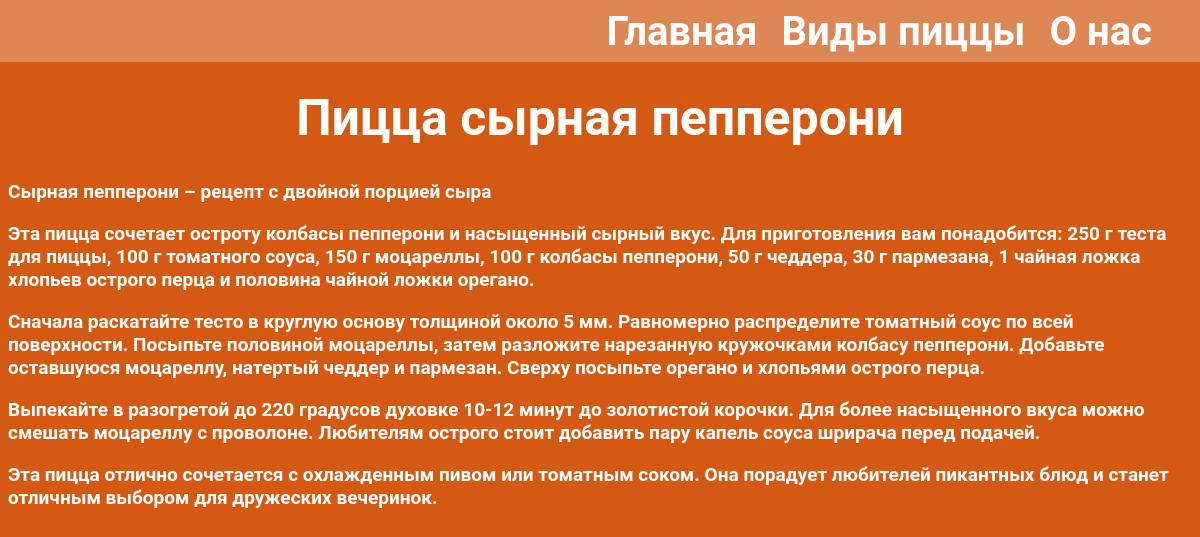
The app's page /post/4/ with its own data.
### pizzashop/models.py (models this page shows, shortened)
class Pizzashop(models.Model):
    title = models.CharField(max_length=255, verbose_name="Заголовок")
    slug = models.SlugField(max_length=255, db_index=True, unique=True)
    content = models.TextField(blank=True, verbose_name="Текст статьи")
    time_update = models.DateTimeField(auto_now=True, verbose_name="Время изменения")
    time_create = models.DateTimeField(auto_now_add=True, verbose_name="Время создания")
    is_published = models.BooleanField(default=True, verbose_name="Статус")
    cat = models.ForeignKey('Category', on_delete=models.PROTECT, related_name = 'posts', verbose_name="Категории")
    ostrota = models.OneToOneField('Ostrota', on_delete=models.SET_NULL, null=True, blank=True, related_name='ostriy', verbose_name='ostrota')
    class Meta:
        verbose_name = 'Очень вкусные пиццы'
        verbose_name_plural = 'Очень вкусные пиццы'
    class Meta:
        ordering = ['-time_create']
        indexes = [
            models.Index(fields=['-time_create']),
        ]

### pizzashop/views.py (the view)
# urls.py: path('post/<int:post_id>/', views.show_post, name='post'),
def show_post(request, post_id):
    post = get_object_or_404(Pizzashop, pk=post_id)
    time = Pizzashop.objects.all()
    data4 = {
        'title': post.title,
        'menu': menu,
        'post': post,
        'cat_selected': 1,
        'time': time,
    }
    return render(request, 'post.html', context=data4)

### pizzashop/templates/post.html (shortened to what this page needs)
{% load static %}
<!DOCTYPE html>
<html lang="en">
<head>
    <link type="text/css" href="{% static 'pizzashop/css/post.css' %}" rel="stylesheet">
</head>
<body>
<header>
<navigation>
    <a href="{% url 'home' %}" class="homepage">Главная</a>
    {% for m in menu %}
        <a href="{% url m.url_name %}" class="menu-item">{{m.title}}</a>
    {% endfor %}
    </navigation>
</header>
<main>
    <h1 class="name">{{post.title}}</h1>
    <p class="description">{{post.content|linebreaks}}</p>
</main>
</body>
</html>

### pizzashop/static/pizzashop/css/post.css (style rules this page uses)
body { background-image: url('/static/pizzashop/images/background1.png'); }
.homepage { color: #ffffff; text-decoration: none; font-family: "Roboto"; font-size: 40px; font-weight: 700; }
header { text-align: right; padding-right: 40px; }
.menu-item { margin-right: 20px; color: #ffffff; font-family: "Roboto"; text-decoration: none; font-size: 40px; font-weight: 700; transition: 1.2s; }
.menu-item:last-child { margin-right: 0; }
.homepage { padding-right: 20px; transition: 1.2s; }
main { font-family: "Roboto"; }
.name { text-align: center; color: #ffffff; font-weight: 700; font-size: 50px; }
p { color: #ffffff; text-align: left; font-size: 19px; font-weight: 700; }

### records on screen
Pizzashop: title "Пицца сырная пепперони", content "Сырная пепперони – рецепт с двойной порцией сыра Эта пицца сочетает остроту колбасы пепперони и насыщенный сырный вкус. Для приготовления вам понадобится: 250 г теста для пиццы, 100 г томатного соуса, 150 г моцареллы, 100 г колбасы пепперони, 50 г чеддера, 30 г пармезана, 1 чайная ложка хлопьев острого перца и половина чайной ложки орегано. Сначала раскатайте тесто в круглую основу толщиной около 5 мм. Равномерно распределите томатный соус по всей поверхности. Посыпьте половиной моцареллы, затем разложите нарезанную кружочками колбасу пепперони. Добавьте оставшуюся моцареллу, натертый чеддер и пармезан. Сверху посыпьте орегано и хлопьями острого перца. Выпекайте в разогретой до 220 градусов…"

### other values on screen
{{ m.title }} "Виды пиццы" "О нас"
